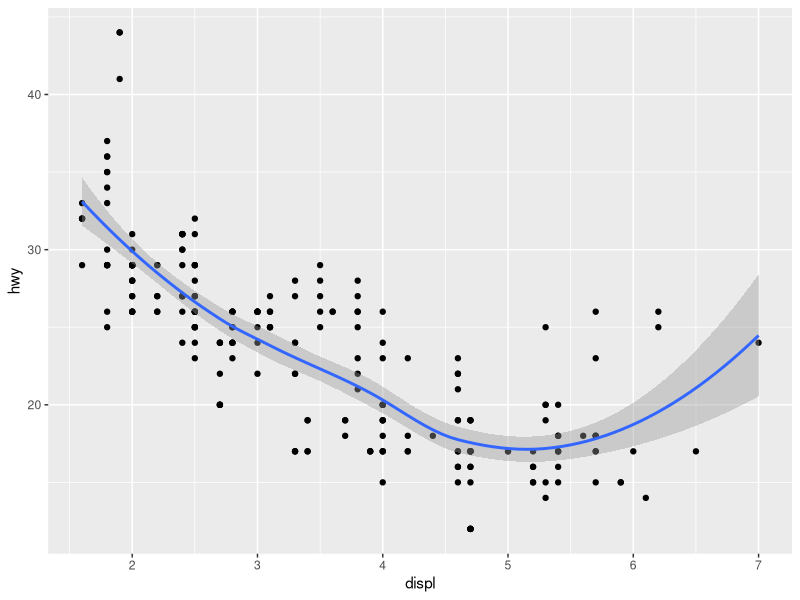
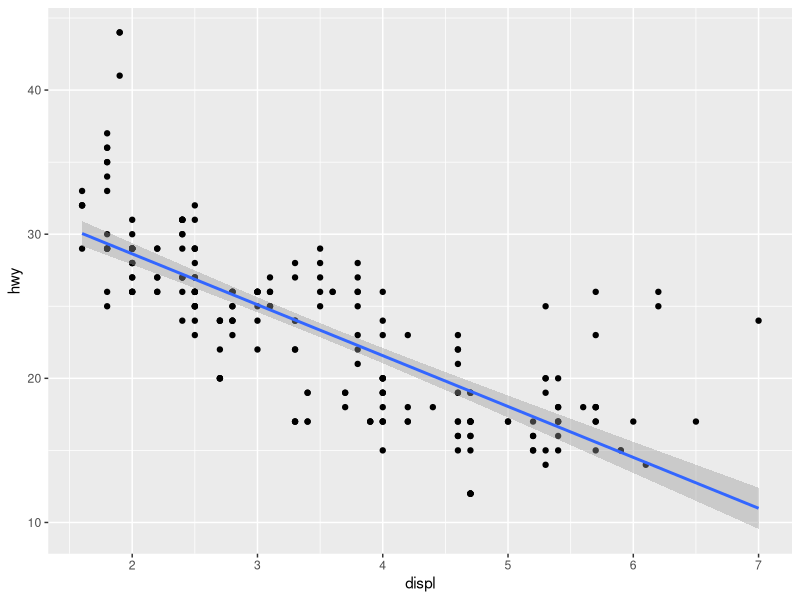
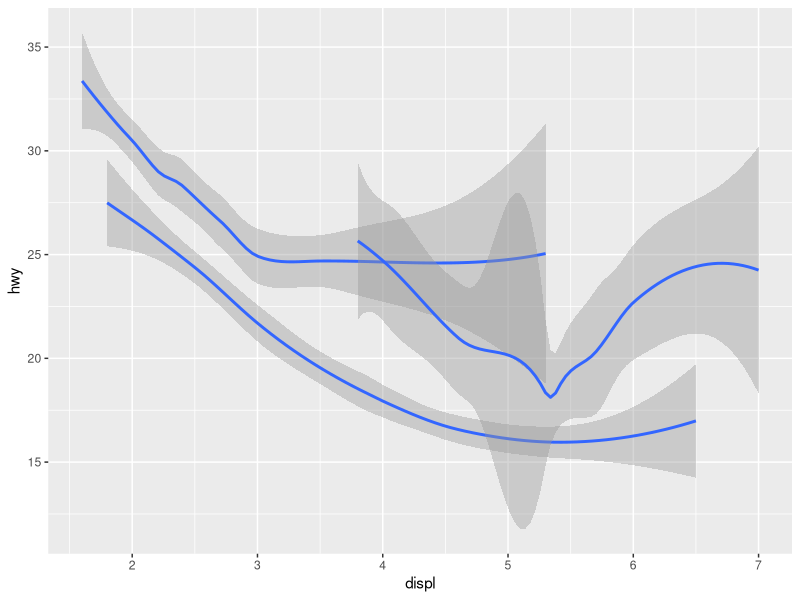
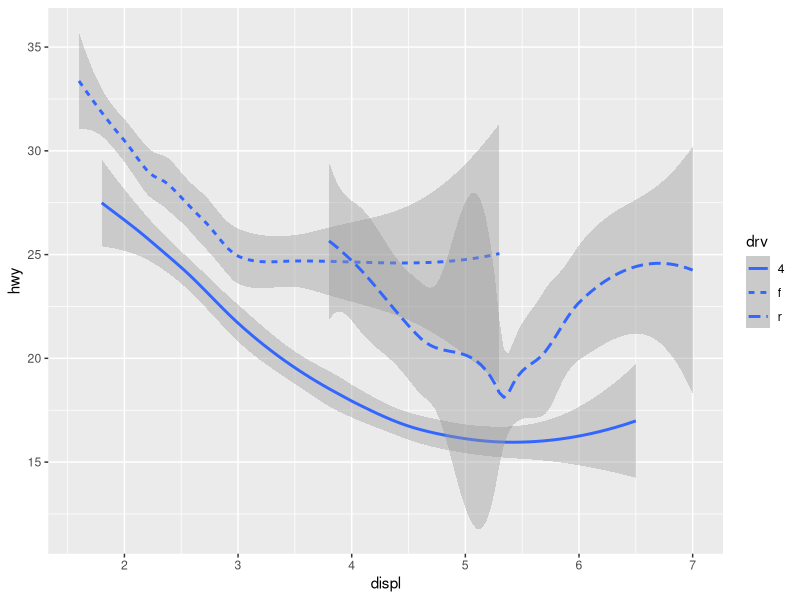
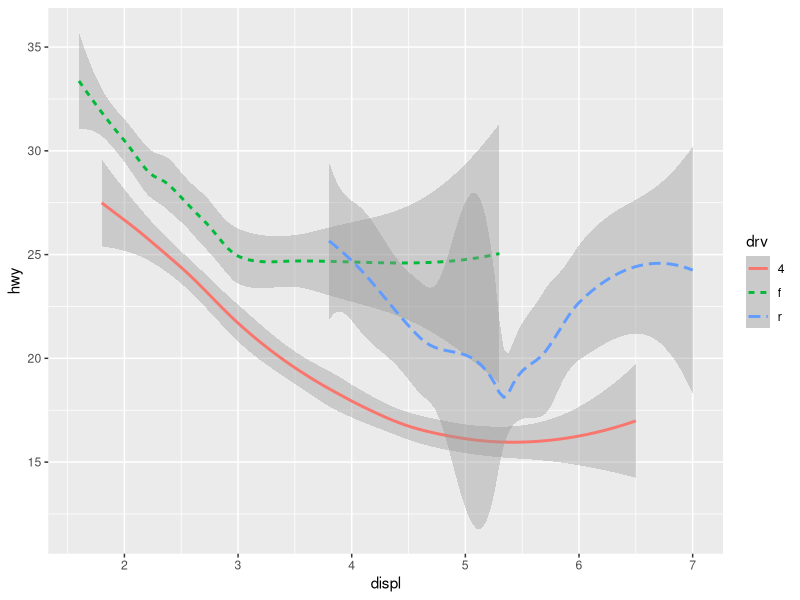

These charts were generated, in order, by the following R code:
## ---- chunk 1
# loading libraries
library(tidyverse)

# modifying chart size
options(repr.plot.width=5, repr.plot.height=3)
## ---- chunk 2
ggplot(data = mpg) + 
  geom_point(mapping = aes(x = displ, y = hwy)) + 
  geom_smooth(mapping = aes(x = displ, y = hwy))
## ---- chunk 3
ggplot(data = mpg) + 
  geom_point(mapping = aes(x = displ, y = hwy)) + 
  geom_smooth(mapping = aes(x = displ, y = hwy), method = "glm")
## ---- chunk 4
ggplot(data = mpg) +
  geom_smooth(mapping = aes(x = displ, y = hwy, group = drv))
## ---- chunk 5
ggplot(data = mpg) + 
  geom_smooth(mapping = aes(x = displ, y = hwy, linetype = drv))
## ---- chunk 6
ggplot(data = mpg) +
  geom_smooth(
    mapping = aes(x = displ, y = hwy, color = drv, linetype = drv)
  )
